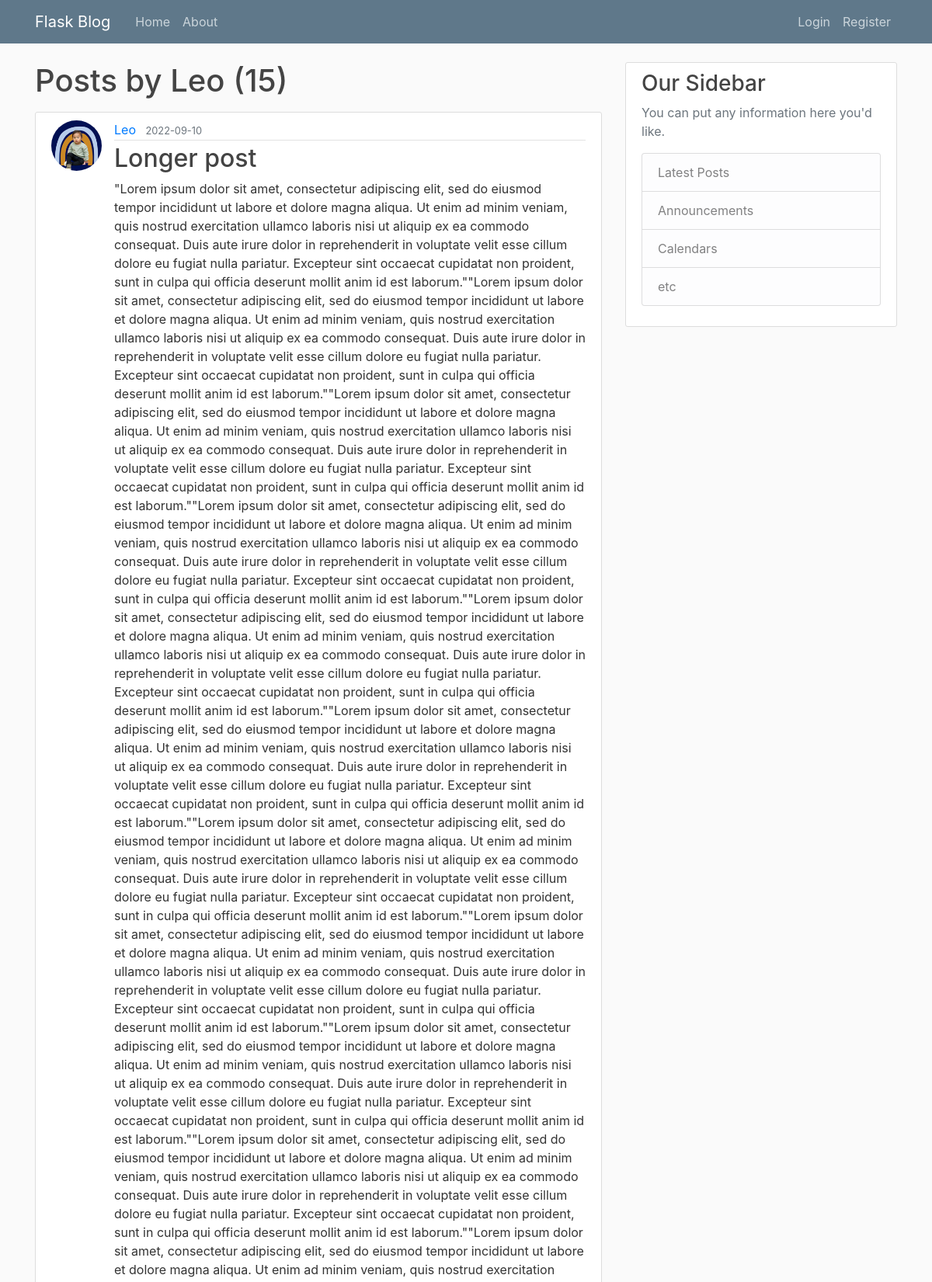
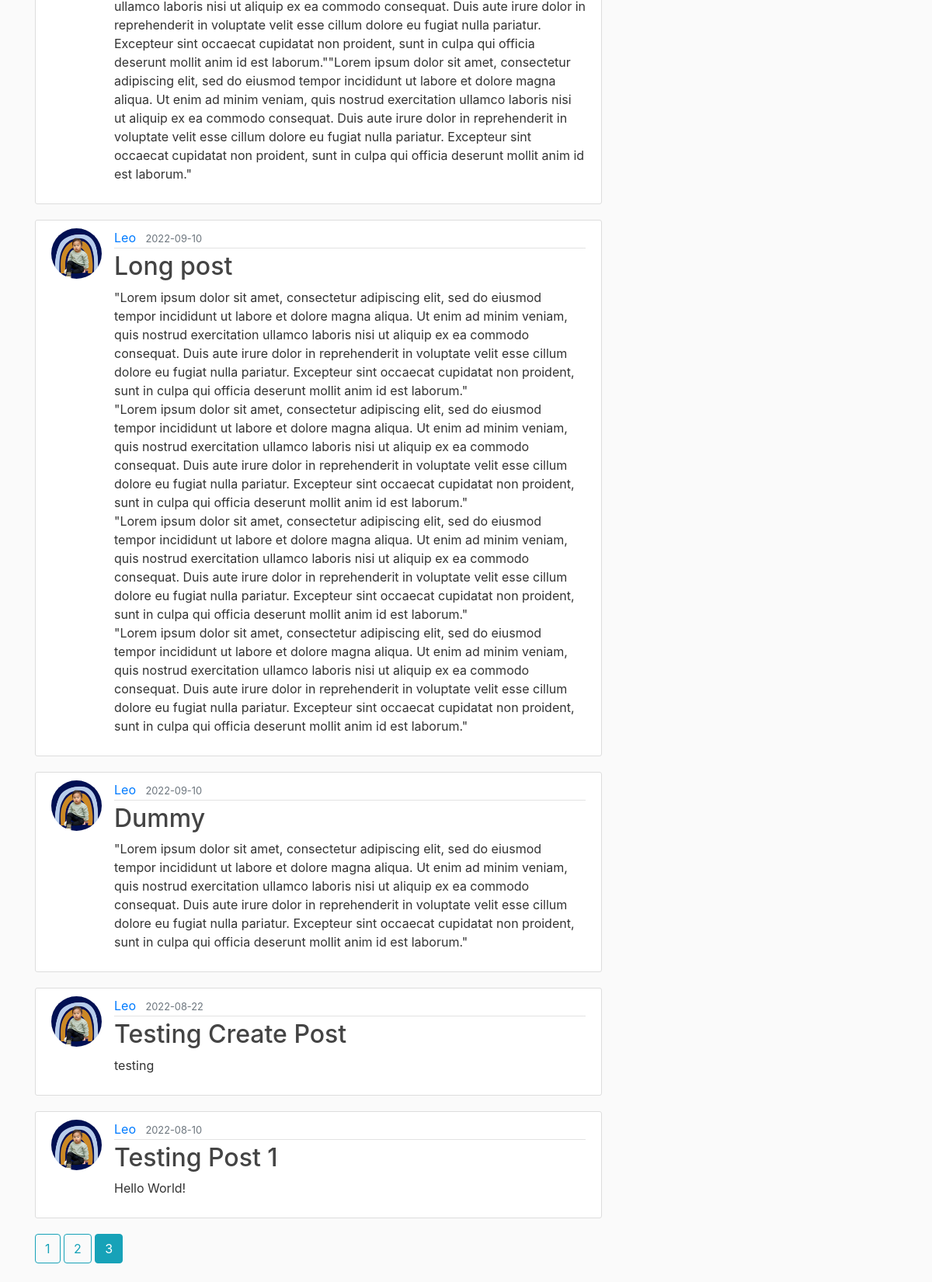
Page /user/Leo?page=3 on the committed database (2 pictures, top to bottom).
### flaskblog/models.py (models this page shows, shortened)
class User(db.Model, UserMixin):  # Inherit from db.Model. UserMixin is required.
    id = db.Column(db.Integer, primary_key=True) # User id
    username = db.Column(db.String(20), unique=True, nullable=False) # Username, 20 char length max, must be unique, must have at least a username
    email = db.Column(db.String(120), unique=True, nullable=False) # Email
    image_file = db.Column(db.String(20), nullable=False, default='default.jpeg')  # Profile pic
    password = db.Column(db.String(60), nullable=False)
    posts = db.relationship('Post', backref='author', lazy=True) # backref allows Post to get the user that created the post. Every post must have a User. But a User can have many Posts.

class Post(db.Model):  # Inherit from db.Model
    id = db.Column(db.Integer, primary_key=True)
    title = db.Column(db.String(100), nullable=False)
    date_posted = db.Column(db.DateTime, nullable=False, default=datetime.utcnow)
    content = db.Column(db.Text, nullable=False)
    user_id = db.Column(db.Integer, db.ForeignKey('user.id'), nullable=False)

### flaskblog/users/routes.py (the view)
@users.route("/user/<string:username>")  # show posts for only specific username
def user_posts(username):
    page = request.args.get('page', 1, type=int)  # variable for the page selected for posts var below, picked up as a request.args. type=int will throw value error if page is anything but an int. Default = 1.
    user = User.query.filter_by(username=username).first_or_404() # get first user with this username or 404. username from the route variable
    posts = Post.query.filter_by(author=user)\
        .order_by(Post.date_posted.desc())\
            .paginate(page=page, per_page=5)
    return render_template('user_posts.html', posts=posts, user=user)

### flaskblog/templates/user_posts.html
{% extends 'layout.html' %}
{% block content %}
    <h1 class="mb-3">Posts by {{ user.username }} ({{ posts.total }})</h1>
    {% for post in posts.items %}
        <article class="media content-section">
            <img class="rounded-circle article-img" src="{{ url_for('static', filename='profile_pics/' + post.author.image_file) }}">
            <div class="media-body">
            <div class="article-metadata">
                <a class="mr-2" href="{{ url_for('users.user_posts', username=post.author.username) }}">{{ post.author.username }}</a>
                <small class="text-muted">{{ post.date_posted.strftime('%Y-%m-%d') }}</small>
            </div>
            <h2><a class="article-title" href="{{ url_for('posts.post', post_id=post.id) }}">{{ post.title }}</a></h2>
            <p class="article-content">{{ post.content }}</p>
            </div>
        </article>
    {% endfor %}
    {% for page_num in posts.iter_pages(left_edge=1, right_edge=1, left_current=1, right_current=2) %}
        {% if page_num %}
            {% if posts.page == page_num %}
                <a class="btn btn-info mb-4" href="{{ url_for('users.user_posts', username=user.username, page=page_num) }}">{{ page_num }}</a>
            {% else %}
                <a class="btn btn-outline-info mb-4" href="{{ url_for('users.user_posts', username=user.username, page=page_num) }}">{{ page_num }}</a>
            {% endif %}
        {% else %}
            ...
        {% endif %}
    {% endfor %}
{% endblock content %}

### flaskblog/static/main.css (style rules this page uses)
body { background: #fafafa; color: #333333; margin-top: 5rem; }
h1, h2, h3, h4, h5, h6 { color: #444444; }
.content-section { background: #ffffff; padding: 10px 20px; border: 1px solid #dddddd; border-radius: 3px; margin-bottom: 20px; }
.article-title { color: #444444; }
.article-content { white-space: pre-line; }
.article-img { height: 65px; width: 65px; margin-right: 16px; }
.article-metadata { padding-bottom: 1px; margin-bottom: 4px; border-bottom: 1px solid #e3e3e3 }

### rows in the picture
User: username "Leo"
Post: image_file (picture), author.username "Leo", date_posted "2022-09-10", title "Longer post", content "\"Lorem ipsum dolor sit amet, consectetur adipiscing elit, sed do eiusmod tempor incididunt ut labore et dolore magna aliqua. Ut enim ad minim veniam, quis nostrud exercitation ullamco laboris nisi ut aliquip ex ea commodo consequat. Duis aute irure dolor in reprehenderit in voluptate velit esse cillum dolore eu fugiat nulla pariatur. Excepteur sint occaecat cupidatat non proident, sunt in culpa qui officia deserunt mollit anim id est laborum.\"\"Lorem ipsum dolor sit amet, consectetur adipiscing elit, sed do eiusmod tempor incididunt ut labore et dolore magna aliqua. Ut enim ad minim veniam, quis nostrud exercitation ullamco laboris nisi ut aliquip ex ea commodo consequat. Duis aute irure…"
Post: image_file (picture), author.username "Leo", date_posted "2022-09-10", title "Long post", content "\"Lorem ipsum dolor sit amet, consectetur adipiscing elit, sed do eiusmod tempor incididunt ut labore et dolore magna aliqua. Ut enim ad minim veniam, quis nostrud exercitation ullamco laboris nisi ut aliquip ex ea commodo consequat. Duis aute irure dolor in reprehenderit in voluptate velit esse cillum dolore eu fugiat nulla pariatur. Excepteur sint occaecat cupidatat non proident, sunt in culpa qui officia deserunt mollit anim id est laborum.\" \"Lorem ipsum dolor sit amet, consectetur adipiscing elit, sed do eiusmod tempor incididunt ut labore et dolore magna aliqua. Ut enim ad minim veniam, quis nostrud exercitation ullamco laboris nisi ut aliquip ex ea commodo consequat. Duis aute irure…"
Post: image_file (picture), author.username "Leo", date_posted "2022-09-10", title "Dummy", content "\"Lorem ipsum dolor sit amet, consectetur adipiscing elit, sed do eiusmod tempor incididunt ut labore et dolore magna aliqua. Ut enim ad minim veniam, quis nostrud exercitation ullamco laboris nisi ut aliquip ex ea commodo consequat. Duis aute irure dolor in reprehenderit in voluptate velit esse cillum dolore eu fugiat nulla pariatur. Excepteur sint occaecat cupidatat non proident, sunt in culpa qui officia deserunt mollit anim id est laborum.\""
Post: image_file (picture), author.username "Leo", date_posted "2022-08-22", title "Testing Create Post", content "testing"
Post: image_file (picture), author.username "Leo", date_posted "2022-08-10", title "Testing Post 1", content "Hello World!"

### other values in the picture
{{ posts.total }} "15"
{{ page_num }} "1" "2"
{{ page_num }} "3"
